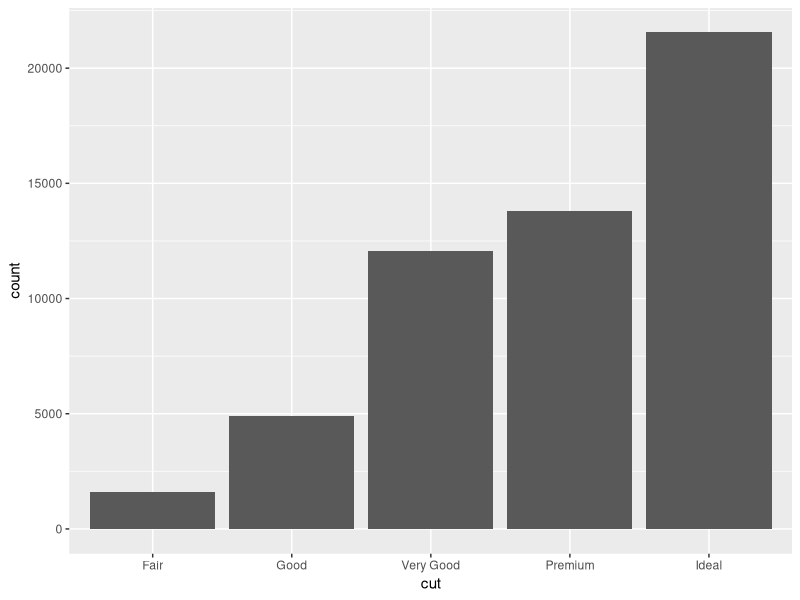
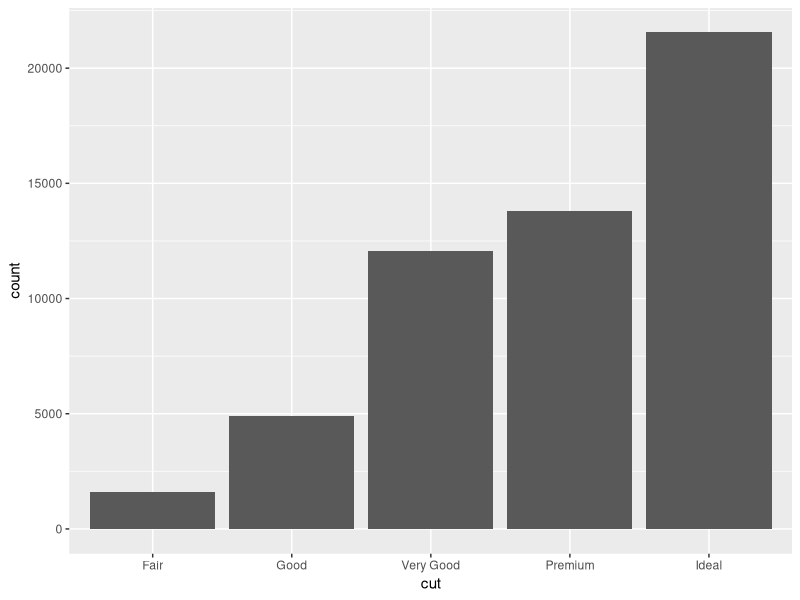
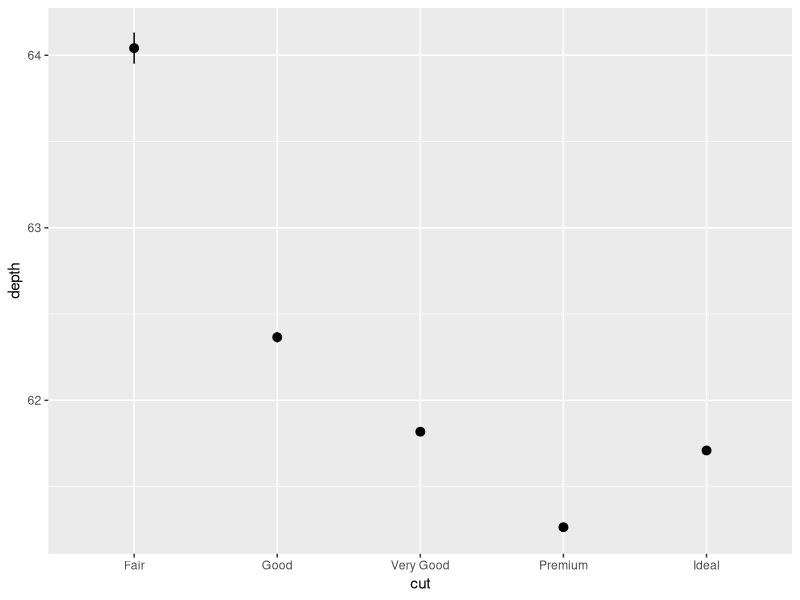
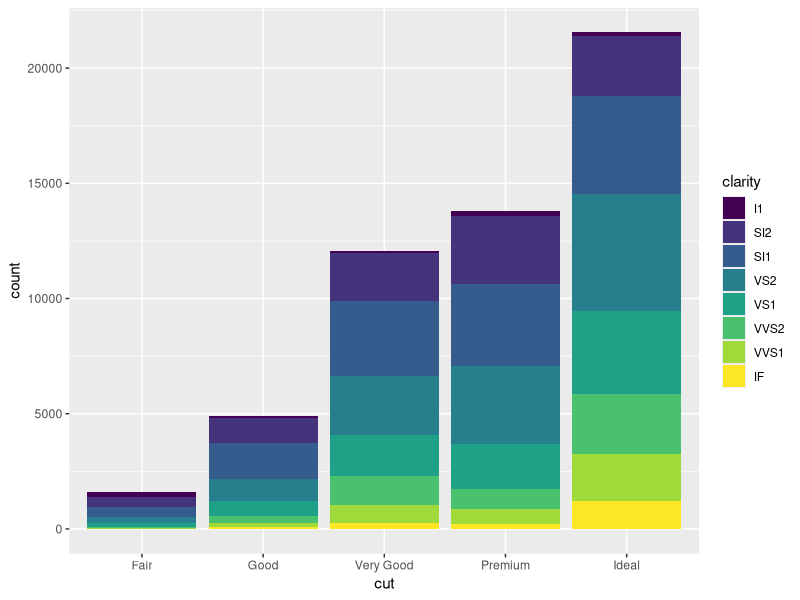
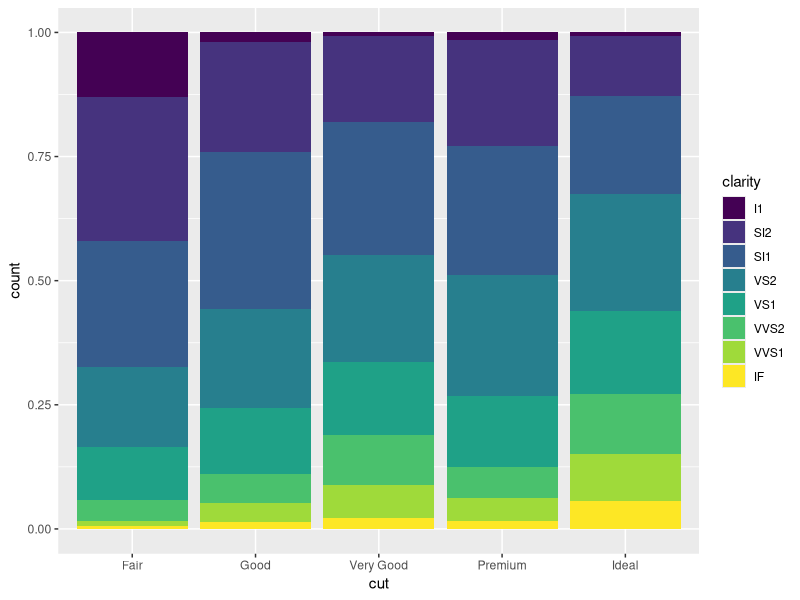
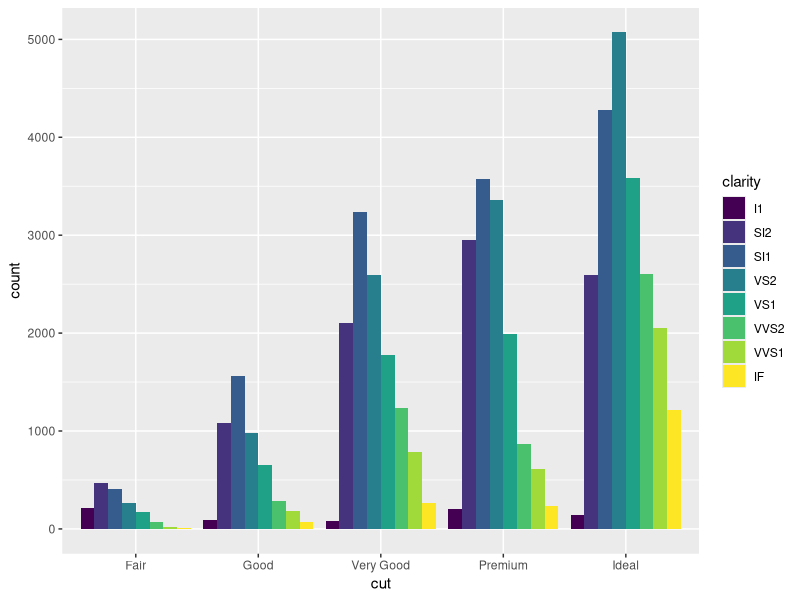
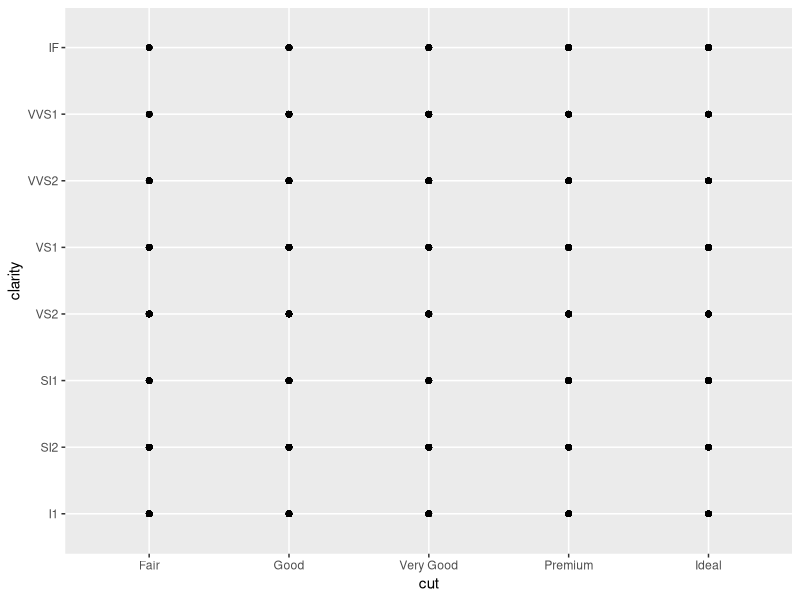
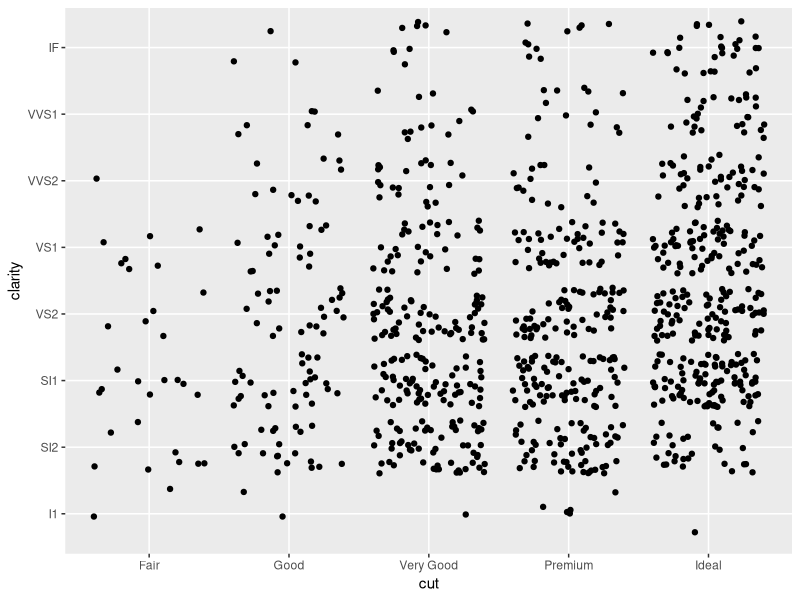

Reproduce these figures in R, in order.
# Exercise 2: More ggplot2 Grammar

# Install and load `ggplot2`
# install.packages("ggplot2") # if needed
library(ggplot2)
library(dplyr)

# For this exercise you will again be working with the `diamonds` data set.
# Use `?diamonds` to review details about this data set
?diamonds


## Statistical Transformations

# Draw a bar chart of the diamonds data, organized by cut
# The height of each bar is based on the "count" (number) of diamonds with that cut
ggplot(data = diamonds) + geom_bar(mapping = aes(x = cut))

# Use the `stat_count` to apply the statistical transformation "count" to the diamonds
# by cut. You do not need a separate geometry layer!
ggplot(data = diamonds) + stat_count(mapping = aes(x = cut))

# Use the `stat_summary` function to draw a chart with a summary layer.
# Map the x-position to diamond `cut`, and the y-position to diamond `depth`
# Bonus: use `min` as the function ymin, `max` as the function ymax, and `median` as the function y
ggplot(data = diamonds) + stat_summary(mapping = aes(x = cut, y = depth))


## Position Adjustments

# Draw a bar chart of diamond data organized by cut, with each bar filled by clarity.
# You should see a _stacked_ bar chart.
ggplot(data = diamonds) + geom_bar(mapping = aes(x = cut, fill = clarity))

# Draw the same chart again, but with each element positioned to "fill" the y axis
ggplot(data = diamonds) + geom_bar(mapping = aes(x = cut, fill = clarity), position = "fill")

# Draw the same chart again, but with each element positioned to "dodge" each other
ggplot(data = diamonds) + geom_bar(mapping = aes(x = cut, fill = clarity), position = "dodge")

# Draw a plot with point geometry with the x-position mapped to `cut` and the y-position mapped to `clarity`
# This creates a "grid" grouping the points
ggplot(data = diamonds) + geom_point(mapping = aes(x = cut, y = clarity))

# Use the "jitter" position adjustment to keep the points from all overlapping!
# (This works a little better with a sample of diamond data, such as from the previous exercise).
ggplot(data = sample_n(diamonds, 1000)) + geom_point(mapping = aes(x = cut, y = clarity), position = "jitter")


## Scales

# Draw a "boxplot" (with `geom_boxplot()`) for the diamond's price (y) by color (x)
ggplot(data = diamonds) + geom_boxplot(mapping = aes(x = color, y = price))

# This has a lot of outliers, making it harder to read. To fix this, draw the same plot but
# with a _logarithmic_ scale for the y axis.
ggplot(data = diamonds) + geom_boxplot(mapping = aes(x = color, y = price)) + scale_y_log10()

# For another version, draw the same plot but with `violin` geometry instead of `boxplot` geometry!
# How does the logarithmic scale change the data presentation?
ggplot(data = diamonds) + geom_violin(mapping = aes(x = color, y = price)) + scale_y_log10()

# Another interesting plot: draw a plot of the diamonds price (y) by carat (x), using a heatmap of 2d bins
# (geom_bin2d)
# What happens when you make the x and y channels scale logarithmically?
ggplot(data = diamonds) + geom_bin2d(mapping = aes(x = carat, y = price)) + scale_x_log10() + scale_y_log10()

# Draw a scatter plot for the diamonds  price (y) by carat (x). Color each point by the clarity
# (Remember, this will take a while. Use a sample of the diamonds for faster results)
ggplot(data = sample_n(diamonds, 1000)) + geom_point(mapping = aes(x = carat, y = price, color = clarity))

# Change the color of the previous plot using a ColorBrewer scale of your choice. What looks nice?
ggplot(data = sample_n(diamonds, 1000)) + geom_point(mapping = aes(x = carat, y = price, color = clarity)) + scale_color_brewer(palette = "RdPu")


## Coordinate Systems

# Draw a bar chart with x-position and fill color BOTH mapped to cut
# For best results, SET the `width` of the geometry to be 1 (fill plot, no space between)
# You can save this to a variable for easier modifications


# Draw the same chart, but with the coordinate system flipped


# Draw the same chart, but in a polar coordinate system. Now you have a Coxcomb chart!



## Facets

# Take the scatter plot of price by carat data (colored by clarity) and add _facets_ based on
# the diamond's `color`



## Saving Plots

# Use the `ggsave()` function to save one of your plots (the most recent one generated) to disk.
# Name the output file "my-plot.png".
# Make sure you've set the working directory!!
